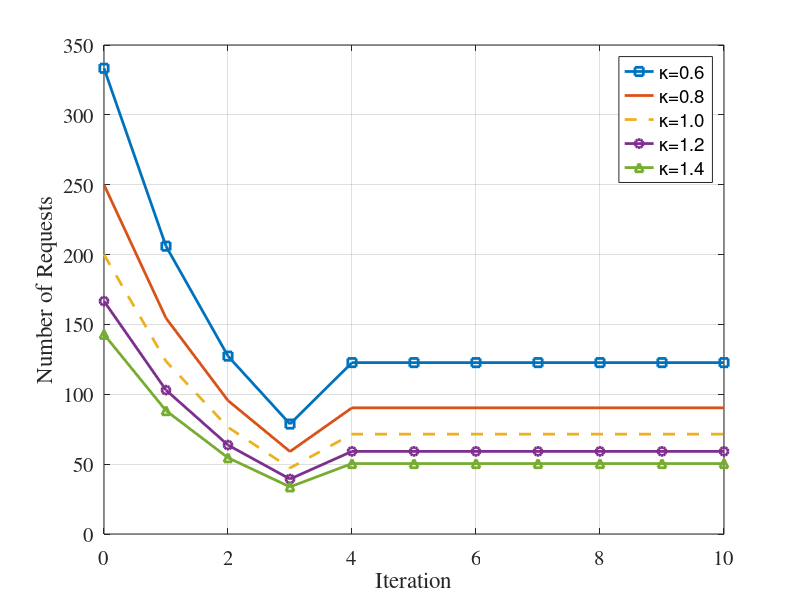

MATLAB code to generate this figure:
x = 0:10;

n_06 = [333.3333, 206.0113, 127.3216, 78.6900, 122.6700, 122.6700, 122.6700, 122.6700, ...
    122.6700, 122.6700, 122.6700];
n_08 = [250.0000, 154.5085, 95.4912, 59.0175, 90.3187, 90.3187, 90.3187, 90.3187, ...
    90.3187, 90.3187, 90.3187];
n_10 = [200, 123.6068, 76.393, 47.214, 71.471, 71.471, 71.471,...
    71.471, 71.471, 71.471, 71.471];
n_12 = [166.6666, 103.00566, 63.6608, 39.3450, 59.1308, 59.1308, 59.1308, ...
    59.1308, 59.1308, 59.1308, 59.1308];
n_14 = [142.8571, 88.2905, 54.5664, 33.7242, 50.4242, 50.4242, 50.4242, ...
    50.4242, 50.4242, 50.4242, 50.4242];


dataline1 = plot(x, n_06, '-square' ,'LineWidth', 2);
set(gca, 'FontSize', 15, 'FontName', 'Times')

hold on
dataline2 = plot(x, n_08, '-', 'LineWidth', 2);
set(gca, 'FontSize', 15, 'FontName', 'Times')

dataline3 = plot(x, n_10, '--', 'LineWidth', 2);
set(gca, 'FontSize', 15, 'FontName', 'Times')

dataline4 = plot(x, n_12, '-o', 'LineWidth', 2);
set(gca, 'FontSize', 15, 'FontName', 'Times')

dataline5 = plot(x, n_14, '-^', 'LineWidth', 2);
set(gca, 'FontSize', 15, 'FontName', 'Times')

grid on



xlabel('Iteration')
ylabel('Number of Requests')

legend({'\kappa=0.6', '\kappa=0.8','\kappa=1.0', '\kappa=1.2', '\kappa=1.4'}, 'location', 'best');

print('demand2_n.jpg', '-djpeg')

